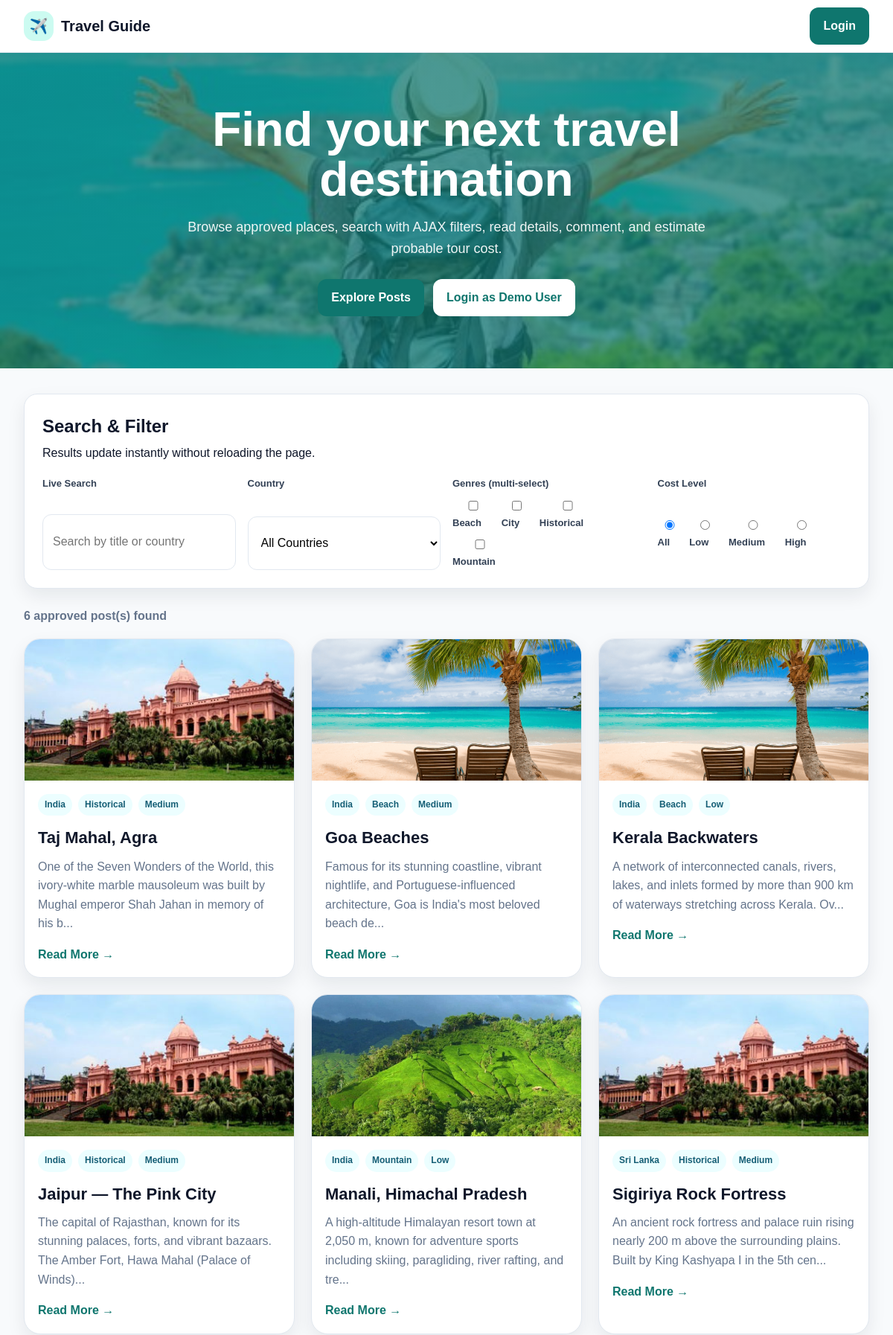
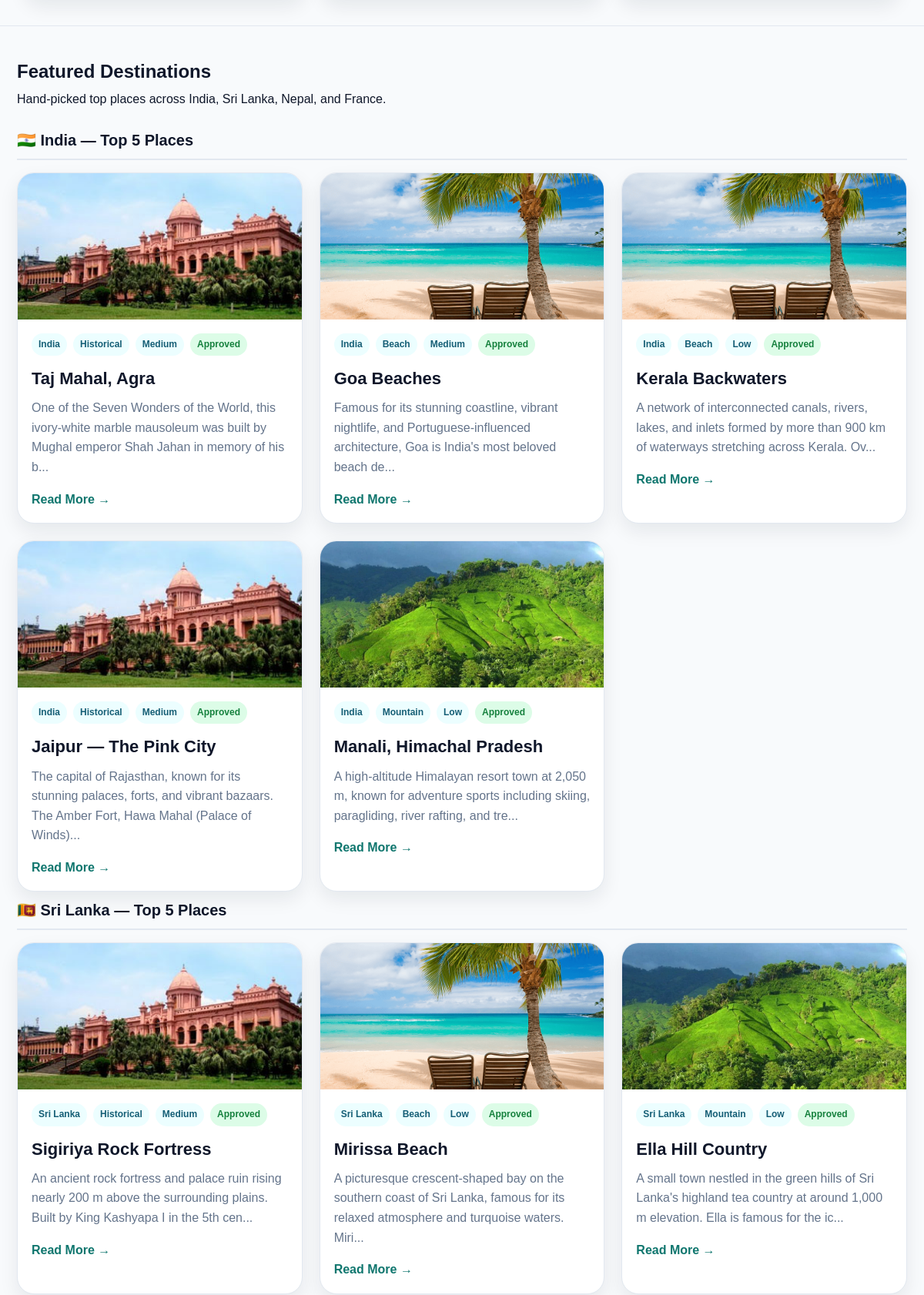
The page / (upper part) on the database its author committed (2 pictures, top to bottom).
### tables this page shows
CREATE TABLE `posts` (
  `id` int(11) NOT NULL,
  `scout_id` int(11) NOT NULL,
  `title` varchar(200) NOT NULL,
  `short_history` text NOT NULL,
  `country` varchar(100) NOT NULL,
  `genre` varchar(50) NOT NULL,
  `cost_level` enum('low','medium','high') NOT NULL,
  `travel_medium_info` text NOT NULL,
  `status` enum('pending','approved','rejected') DEFAULT 'pending',
  `created_at` timestamp NOT NULL DEFAULT current_timestamp(),
  `updated_at` timestamp NOT NULL DEFAULT current_timestamp() ON UPDATE current_timestamp()
);

### controllers.php (called while the page is built, shortened)
<?php
function browseCtrl($conn) {
    $posts = getApprovedPosts($conn);
    $genres = getGenres($conn);
    $featuredDests = getFeaturedDestinations($conn);
    require 'views/browse.php';
}
function getFeaturedDestinations($conn)
{
    $stmt = mysqli_prepare($conn, "SELECT id, title, country, genre, cost_level, short_history, travel_medium_info FROM posts WHERE status = 'approved' ORDER BY created_at DESC LIMIT 18");
    mysqli_stmt_execute($stmt);
    $rows = mysqli_fetch_all(mysqli_stmt_get_result($stmt), MYSQLI_ASSOC);
    return $rows;
}

### config.php (called while the page is built, shortened)
<?php
function e($value) {
    return htmlspecialchars((string)$value, ENT_QUOTES, 'UTF-8');
}
function isLoggedIn() {
    return isset($_SESSION['user']);
}
?>

### models.php (called while the page is built, shortened)
<?php
function getGenres($conn)
{
    $result = mysqli_query($conn, "SELECT DISTINCT genre FROM posts WHERE status = 'approved' ORDER BY genre");
    return mysqli_fetch_all($result, MYSQLI_ASSOC);
}
function getApprovedPosts($conn, $limit = 6, $offset = 0) {
    $stmt = mysqli_prepare($conn,
        "SELECT id, title, country, genre, cost_level, short_history, created_at
         FROM posts WHERE status = 'approved'
         ORDER BY created_at DESC LIMIT ? OFFSET ?");
    mysqli_stmt_bind_param($stmt, 'ii', $limit, $offset);
    mysqli_stmt_execute($stmt);
    $rows = mysqli_fetch_all(mysqli_stmt_get_result($stmt), MYSQLI_ASSOC);
    return $rows;
}
?>

### views/browse.php (the view, shortened to what this page needs)
<?php
$posts = $posts ?? [];
$genres = $genres ?? [];
function postImage($genre)
{
    $g = strtolower(trim($genre));
    $allowed = ['beach', 'mountain', 'city', 'historical'];
    return 'images/' . $g . '.png';
}
?>
<!DOCTYPE html>
<html lang="en">
<head>
    <link rel="stylesheet" href="style.css">
</head>
<body class="app-body">
    <nav class="navbar">
        <div class="navbar-inner">
            <a class="brand" href="index.php?page=browse"><span class="brand-icon">✈️</span> Travel Guide</a>
            <div class="nav-user">
                <?php if (isLoggedIn()): ?>
                    <div class="user-pill">
                        <span class="user-avatar"><?php echo e(substr($_SESSION['user']['name'], 0, 1)); ?></span>
                        <span class="user-meta"><span class="user-name"><?php echo e($_SESSION['user']['name']); ?></span><span class="user-role"><?php echo e($_SESSION['user']['role']); ?></span></span>
                    </div>
                    <a class="btn-logout" href="index.php?page=logout">Logout</a>
                <?php else: ?>
                    <a class="btn btn-primary" href="index.php?page=login">Login</a>
                <?php endif; ?>
            </div>
        </div>
    </nav>
    <header class="hero">
        <div class="hero-content">
            <h1>Find your next travel destination</h1>
            <p>Browse approved places, search with AJAX filters, read details, comment, and estimate probable tour cost.</p>
            <div class="hero-actions">
                <a class="btn btn-primary" href="#posts">Explore Posts</a>
                <?php if (!isLoggedIn()): ?><a class="btn btn-light" href="index.php?page=login">Login as Demo User</a><?php endif; ?>
            </div>
        </div>
    </header>
    <main class="main-content" id="posts">
        <section class="toolbar-card">
            <div class="section-heading">
                <h2>Search & Filter</h2>
                <p>Results update instantly without reloading the page.</p>
            </div>
            <div class="filter-grid">
                <div class="field search-field">
                    <label>Live Search</label>
                    <input type="text" id="searchBox" placeholder="Search by title or country">
                </div>
                <div class="field">
                    <label>Country</label>
                    <select id="countryFilter">
                        <option value="">All Countries</option>
                    </select>
                </div>
                <div class="field">
                    <label>Genres (multi-select)</label>
                    <div style="display: flex; gap: 10px; flex-wrap: wrap; margin-top: 5px;">
                        <?php foreach ($genres as $g): ?>
                            <label><input type="checkbox" name="genreFilter" value="<?php echo e($g['genre']); ?>"> <?php echo e(ucfirst($g['genre'])); ?></label>
                        <?php endforeach; ?>
                    </div>
                </div>
                <div class="field">
                    <label>Cost Level</label>
                    <div style="display: flex; gap: 10px; margin-top: 5px;">
                        <label><input type="radio" name="costFilter" value="" checked> All</label>
                        <label><input type="radio" name="costFilter" value="low"> Low</label>
                        <label><input type="radio" name="costFilter" value="medium"> Medium</label>
                        <label><input type="radio" name="costFilter" value="high"> High</label>
                    </div>
                </div>
            </div>
        </section>
        <div class="count-line"><span id="resultCount"><?php echo count($posts); ?></span> approved post(s) found</div>
        <section id="postGrid" class="post-grid">
            <?php foreach ($posts as $post): ?>
                <article class="post-card">
                    <img class="post-img" src="<?php echo e(postImage($post['genre'])); ?>" alt="<?php echo e($post['genre']); ?> place image">
                    <div class="post-body">
                        <div class="post-tags">
                            <span><?php echo e($post['country']); ?></span>
                            <span><?php echo e(ucfirst($post['genre'])); ?></span>
                            <span><?php echo e(ucfirst($post['cost_level'])); ?></span>
                        </div>
                        <h3><?php echo e($post['title']); ?></h3>
                        <p><?php echo e(substr($post['short_history'], 0, 130)); ?>...</p>
                        <a class="read-link" href="index.php?page=detail&id=<?php echo intval($post['id']); ?>">Read More →</a>
                    </div>
                </article>
            <?php endforeach; ?>
        </section>
    </main>
    <section class="featured-section">
        <div class="main-content">
            <div class="section-heading" style="margin-bottom:24px;">
                <h2>Featured Destinations</h2>
                <p>Hand-picked top places across India, Sri Lanka, Nepal, and France.</p>
            </div>
            <?php
            $featuredDests = $featuredDests ?? [];
            $regionFlags   = ['India' => '🇮🇳', 'Sri Lanka' => '🇱🇰', 'Nepal' => '🇳🇵', 'France' => '🇫🇷'];
            $regions       = [];
            foreach ($featuredDests as $key => $d) {
                $regions[$d['country']][] = ['key' => $key, 'dest' => $d];
            }
            foreach ($regions as $country => $entries):
                $flag  = $regionFlags[$country] ?? '';
                $n     = count($entries);
            ?>
                <div class="region-group">
                    <h3 class="region-title"><?php echo $flag; ?> <?php echo e($country); ?> — Top <?php echo $n; ?> Place<?php echo $n !== 1 ? 's' : ''; ?></h3>
                    <div class="post-grid featured-grid">
                        <?php foreach ($entries as $entry):
                            $d    = $entry['dest'];
                            $genre = strtolower(trim($d['genre']));
                            $imgSrc = in_array($genre, ['beach', 'mountain', 'city', 'historical'], true) ? $genre : 'default';
                        ?>
                            <article class="post-card"
                                data-country="<?php echo e($d['country']); ?>"
                                data-genre="<?php echo e($genre); ?>"
                                data-cost="<?php echo e($d['cost_level']); ?>"
                                data-title="<?php echo e($d['title']); ?>">
                                <img class="post-img" src="images/<?php echo $imgSrc; ?>.png" alt="<?php echo e($genre); ?> place image">
                                <div class="post-body">
                                    <div class="post-tags">
                                        <span><?php echo e($d['country']); ?></span>
                                        <span><?php echo e(ucfirst($genre)); ?></span>
                                        <span><?php echo e(ucfirst($d['cost_level'])); ?></span>
                                        <span class="tag-approved">Approved</span>
                                    </div>
                                    <h3><?php echo e($d['title']); ?></h3>
                                    <p><?php echo e(substr($d['short_history'], 0, 130)); ?>...</p>
                                    <a class="read-link" href="index.php?page=featured&dest=<?php echo $d['id']; ?>">Read More →</a>
                                </div>
                            </article>
                        <?php endforeach; ?>
                    </div>
                </div>
            <?php endforeach; ?>
        </div>
    </section>
</body>
</html>

### index.php (shortened to what this page needs)
<?php
require 'config.php';
require 'models.php';
require 'controllers.php';
$page = $_GET['page'] ?? 'browse';
switch ($page) {
    case 'browse':
        browseCtrl($conn);
        exit;
}
?>

### style.css (style rules this page uses)
:root { --primary: #0f766e; --primary-dark: #115e59; --accent: #f59e0b; --bg: #f8fafc; --card: #ffffff; --text: #0f172a; --muted: #64748b; --border: #e2e8f0; --danger: #dc2626; --shadow: 0 10px 25px rgba(15, 23, 42, .08); --radius: 18px; }
* { box-sizing: border-box; margin: 0; padding: 0; }
html { scroll-behavior: smooth; }
body { font-family: Arial, Helvetica, sans-serif; color: var(--text); background: var(--bg); line-height: 1.6; }
a { color: inherit; text-decoration: none; }
img { max-width: 100%; display: block; }
.navbar { position: sticky; top: 0; z-index: 10; background: rgba(255,255,255,.92); backdrop-filter: blur(12px); border-bottom: 1px solid var(--border); }
.navbar-inner { max-width: 1180px; margin: auto; height: 70px; padding: 0 22px; display: flex; align-items: center; justify-content: space-between; gap: 18px; }
.brand { display: flex; align-items: center; gap: 10px; font-weight: 800; font-size: 20px; }
.brand-icon { width: 40px; height: 40px; display: grid; place-items: center; border-radius: 14px; background: #ccfbf1; }
.nav-user { display: flex; align-items: center; gap: 12px; }
.btn, .btn-logout, .btn-sm { border: 0; cursor: pointer; display: inline-flex; align-items: center; justify-content: center; gap: 6px; font-weight: 700; border-radius: 12px; transition: .2s; }
.btn { padding: 12px 18px; }
.btn-primary { background: var(--primary); color: white; }
.btn-light { background: white; color: var(--primary); }
.hero { min-height: 410px; display: grid; place-items: center; text-align: center; padding: 70px 22px; background: linear-gradient(rgba(15,118,110,.75), rgba(15,118,110,.72)), url('images/default.png') center/cover no-repeat; color: white; }
.hero-content { max-width: 760px; }
.hero h1 { font-size: clamp(34px, 6vw, 64px); line-height: 1.05; margin-bottom: 16px; }
.hero p { font-size: 18px; opacity: .93; margin-bottom: 26px; }
.hero-actions { display: flex; justify-content: center; gap: 12px; flex-wrap: wrap; }
.main-content { max-width: 1180px; margin: auto; padding: 34px 22px; }
.card, .toolbar-card, .info-card, .detail-hero-card { background: var(--card); border: 1px solid var(--border); border-radius: var(--radius); box-shadow: var(--shadow); }
.form-card, .toolbar-card { padding: 24px; margin-bottom: 24px; }
.section-heading { margin-bottom: 18px; }
.section-heading h2, .card-title { font-size: 24px; margin-bottom: 4px; }
.count-line { margin: 8px 0 18px; color: var(--muted); font-weight: 700; }
.field { display: grid; gap: 7px; }
.field label { font-size: 13px; font-weight: 800; color: #334155; }
.field input, .field select, .field textarea { width: 100%; padding: 12px 13px; border-radius: 12px; border: 1px solid var(--border); font: inherit; background: white; }
.field-row, .filter-grid { display: grid; grid-template-columns: repeat(4, 1fr); gap: 16px; }
.search-field { grid-column: span 1; }
.post-grid { display: grid; grid-template-columns: repeat(3, 1fr); gap: 22px; }
.post-card { overflow: hidden; background: white; border: 1px solid var(--border); border-radius: 22px; box-shadow: var(--shadow); transition: .2s; }
.post-img { width: 100%; height: 190px; object-fit: cover; }
.post-body { padding: 18px; }
.post-tags { display: flex; gap: 8px; flex-wrap: wrap; margin-bottom: 12px; }
.post-tags span { padding: 5px 9px; border-radius: 999px; background: #ecfeff; color: #155e75; font-size: 12px; font-weight: 800; text-transform: capitalize; }
.post-tags .tag-approved { background: #dcfce7; color: #15803d; }
.post-card h3 { font-size: 22px; margin-bottom: 8px; }
.post-card p { color: var(--muted); margin-bottom: 16px; }
.read-link { color: var(--primary); font-weight: 800; }
.featured-section { background: #f8fafc; border-top: 1px solid var(--border); padding: 40px 22px; }
.featured-section .main-content { max-width: 1180px; margin: auto; padding: 0; }
.region-title { font-size: 20px; font-weight: 800; margin: 32px 0 16px; padding-bottom: 8px; border-bottom: 2px solid var(--border); color: var(--text); }
.featured-section .region-title:first-of-type { margin-top: 0; }
.featured-grid { margin-bottom: 8px; }

### rows shown on the page
posts: genre (picture), country "India", genre "Historical", cost_level "Medium", title "Taj Mahal, Agra", short_history "One of the Seven Wonders of the World, this ivory-white marble mausoleum was built by Mughal emperor Shah Jahan in memory of his b"
posts: genre (picture), country "India", genre "Beach", cost_level "Medium", title "Goa Beaches", short_history "Famous for its stunning coastline, vibrant nightlife, and Portuguese-influenced architecture, Goa is India's most beloved beach de"
posts: genre (picture), country "India", genre "Beach", cost_level "Low", title "Kerala Backwaters", short_history "A network of interconnected canals, rivers, lakes, and inlets formed by more than 900 km of waterways stretching across Kerala. Ov"
posts: genre (picture), country "India", genre "Historical", cost_level "Medium", title "Jaipur — The Pink City", short_history "The capital of Rajasthan, known for its stunning palaces, forts, and vibrant bazaars. The Amber Fort, Hawa Mahal (Palace of Winds)"
posts: genre (picture), country "India", genre "Mountain", cost_level "Low", title "Manali, Himachal Pradesh", short_history "A high-altitude Himalayan resort town at 2,050 m, known for adventure sports including skiing, paragliding, river rafting, and tre"
posts: genre (picture), country "Sri Lanka", genre "Historical", cost_level "Medium", title "Sigiriya Rock Fortress", short_history "An ancient rock fortress and palace ruin rising nearly 200 m above the surrounding plains. Built by King Kashyapa I in the 5th cen"
posts: genre (picture), country "Sri Lanka", genre "Beach", cost_level "Low", title "Mirissa Beach", short_history "A picturesque crescent-shaped bay on the southern coast of Sri Lanka, famous for its relaxed atmosphere and turquoise waters. Miri"
posts: genre (picture), country "Sri Lanka", genre "Mountain", cost_level "Low", title "Ella Hill Country", short_history "A small town nestled in the green hills of Sri Lanka's highland tea country at around 1,000 m elevation. Ella is famous for the ic"

### other values the page prints
$g['genre'] "Beach"
$g['genre'] "City"
$g['genre'] "Historical"
$g['genre'] "Mountain"
count($posts) "6"
$flag "🇮🇳"
$country "India"
$n "5"
$flag "🇱🇰"
$country "Sri Lanka"
